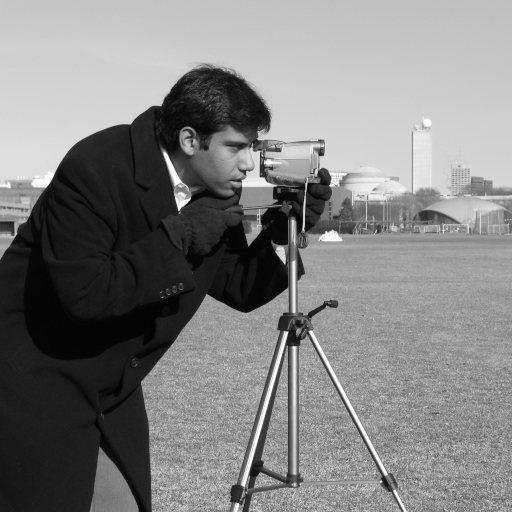
#> input picture skimage.data.camera(), 512 x 512 px
$ jupyter execute --allow-errors 0_color_and_exposure.ipynb   (shell and % lines are left out)   (Python 2 division)   (older library calls are emulated)
#> lines starting #> are read from the running program, lines starting #| are printed output that depends on the picture
# Color and exposure

As discussed earlier, images are just numpy arrays. The numbers in those arrays correspond to the intensity of each pixel (or, in the case of a color image, the intensity of a specific color). To manipulate these, `scikit-image` provides the `color` and `exposure` modules.

## Aside: Plotting images

Before we get started, a quick note about plotting images---specifically, plotting gray-scale images with Matplotlib. First, let's grab an example image from `scikit-image`.

[cell 1]
from skimage import data

image = data.camera()
#> image is the input picture: shape (512, 512); min 0, max 255, mean 129.1

Also, we'll want to make sure we have numpy and matplotlib imported.

[cell 2]
import matplotlib.pyplot as plt
import numpy as np

If we plot a gray-scale image using the default colormap, "jet", and a gray-scale color
map, "gray", you can easily see the difference:

[cell 3]
fig, (ax_jet, ax_gray) = plt.subplots(ncols=2)
ax_jet.imshow(image, cmap='jet')
ax_gray.imshow(image, cmap='gray');

We can get a better idea of the ill effects by zooming into the man's face.

[cell 4]
face = image[80:160, 200:280]
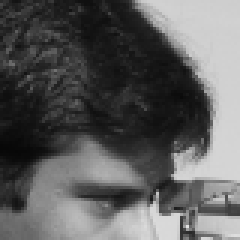
#> face: shape (80, 80) (shown 3 times larger); min 7, max 225, mean 92.9
fig, (ax_jet, ax_gray) = plt.subplots(ncols=2)
ax_jet.imshow(face, cmap='jet')
ax_gray.imshow(face, cmap='gray');

Notice how the face looks distorted and splotchy with the "jet" colormap. Also, this colormap distorts the concepts of light and dark, and there are artificial boundaries created by the different color hues. Is that a beauty mark on the man's upper lip? No, it's just an artifact of this ridiculous colormap.

Here's another example:

[cell 5]
X, Y = np.ogrid[-5:5:0.1, -5:5:0.1]
R = np.sqrt(X**2 + Y**2)

fig, (ax_jet, ax_gray) = plt.subplots(1, 2)
ax_jet.imshow(R, cmap='jet')
ax_gray.imshow(R, cmap='gray');

Woah!  See all those non-existing contours?

Setting the default colormap to 'gray' is recommended:

[cell 6]
plt.rcParams['image.cmap'] = 'gray'

Don't worry: Color images are unaffected by this change.

In addition, we'll set the interpolation to 'nearest neighborhood' so that it's easier to distinguish individual pixels in your image (the default is 'bicubic'--see the exploration below).

[cell 7]
plt.rcParams['image.interpolation'] = 'nearest'

You can also set both of these explicitly in the ``imshow`` command:

[cell 8]
plt.imshow(R, cmap='gray', interpolation='nearest')
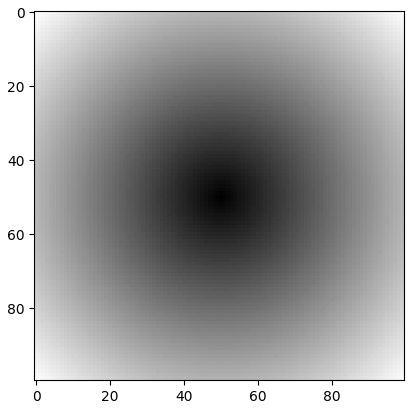
#> figure drawn by matplotlib, 1 panel
#> the sliders are set to image = <module 'IPython.html.widgets., cmap = Accent, interpolation = nearest

## Interactive demo: interpolation and color maps

[cell 9]
from IPython.html.widgets import interact, fixed
from matplotlib import cm as colormaps

#> (the rest of this cell did not finish here and is left out)

### Color images have a 3rd dimension

Color images are arrays with pixel rows and columns as the first two dimensions (just like a gray-scale image), plus a 3rd dimension that describes the RGB color channels:

[cell 10]
color_image = data.chelsea()
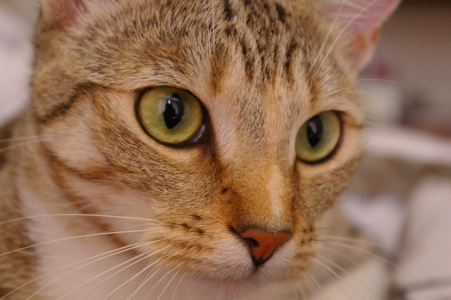
#> input picture skimage.data.chelsea(), 451 x 300 px
#> color_image is the input picture: shape (300, 451, 3); mean R, G, B 147.7, 111.4, 86.8
plt.imshow(color_image);

[cell 11]
color_image.shape
#> Out = (300, 451, 3)

Here we have an image with a height of 300 px, a width of 451 px, and 3 color channels, which are the red, green, and blue channels, in that order.

## Basic array manipulation

Since images are just arrays, we can manipulate them as we would any other array.

### Slicing and indexing

Let's say we want to plot just the red channel of the color image above. We know that the red channel is the first channel of the 3rd image-dimension. Since Python is zero-indexed, we can write the following:

[cell 12]
red_channel = color_image[:, :, 0]
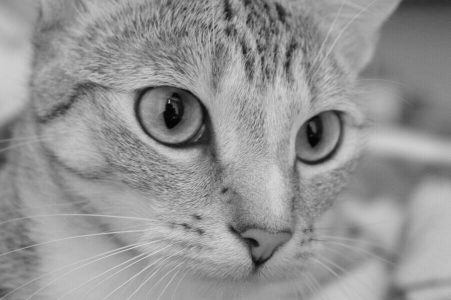
#> red_channel: shape (300, 451); min 2, max 215, mean 147.7

But if we plot this image...

[cell 13]
plt.imshow(red_channel);

Obviously that's not red at all. The reason is that there's nothing to tell us that this array is supposed to be red: It's just a 2D array with a height, width, and intensity value---and no color information.

The green channel is usually closest to the grey-scale version of the image.  Note that converting to grayscale cannot simply done by taking the mean of the three channels, since the eye is more sensitive to green than to red than to blue.  For that purpose, use ``skimage.color.rgb2gray``.

[cell 14]
red_channel.shape
#> Out = (300, 451)

The shape of this array is the same as it would be for any gray-scale image.

---

## <span class="exercize">Exercise: three colours</span>

Consider the following image (``images/balloon.jpg``):

Split this image up into its three components, red, green and blue, and display each separately.

HINT: To display multiple images, we provide you with a small utility library called ``skdemo``:

```python
import skdemo
skdemo.imshow_all()
```

Or, simply use ``matplotlib.subplots``:

```python
plt, axes = plt.subplots(1, 4)
axes[0].imshow(...)
axes[1].imshow(...)
etc.
```

[cell 15]
from skimage import io
color_image = io.imread('../images/balloon.jpg')
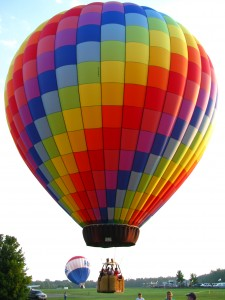
#> input picture CG/scikit-image/skimage-tutorials-master/skimage-tutorials-master/images/balloon.jpg, 225 x 300 px
#> color_image is the input picture: shape (300, 225, 3); mean R, G, B 170.1, 140.5, 129.3

[cell 16]
import skdemo
#skdemo.  # <TAB>

[cell 17]
# This code is just a template to get you started.
red_image = np.zeros_like(color_image)
green_image = np.zeros_like(color_image)
blue_image = np.zeros_like(color_image)

skdemo.imshow_all(color_image, red_image, green_image, blue_image)
#> (this line was passed over: skdemo is not available in this run)

---

#### Combining color-slices with row/column-slices

In the examples above, we just manipulate the last axis of the array (i.e. the color channel). As with any NumPy array, however, slicing can be applied to each axis:

[cell 18]
color_patches = color_image.copy()
# Remove green (1) & blue (2) from top-left corner.
color_patches[:100, :100, 1:] = 0
# Remove red (0) & blue (2) from bottom-right corner.
color_patches[-100:, -100:, (0, 2)] = 0
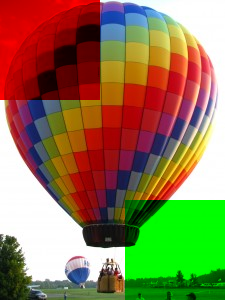
#> color_patches: shape (300, 225, 3); mean R, G, B 140.1, 121.8, 79.7
plt.imshow(color_patches);

## Histograms

Histograms are a quick way to get a feel for the global statistics of the image intensity. For example, they can tell you where to set a threshold or how to adjust the contrast of an image.

You might be inclined to plot a histogram using matplotlib's `hist` function:

#> (a cell that did not finish here is left out)

That didn't work as expected. How would you fix the call above to make it work correctly?

---

## <span class="exercize">Counting pixels</span>

Create a function to **plot a histogram for each color channel** in a single plot.

Bonus: Instead of using `plt.hist`, use `plt.plot` or `plt.fill_between` in combination with `histogram` from `skimage.exposure`.

[cell 20]
# Your code here

---

### Histograms of images

For this section, we're going to use a custom plotting function that adds a few tweaks to pretty-it-up:
* Plot the image next to the histogram
* Plot each RGB channel separately
* Automatically flatten channels
* Select reasonable bins based on the image's `dtype`

#> (a cell that did not finish here is left out)

Using this function, let's look at the histogram of a grayscale image:

[cell 22]
image = data.camera()
skdemo.imshow_with_histogram(image);
#> (this line was passed over: skdemo is not available in this run)

An image histogram shows the number of pixels at each intensity value (or range of intensity values, if values are binned). Low-intensity values are closer to black, and high-intensity values are closer to white.

Notice that there's a large peak at an intensity of about 10: This peak corresponds with the man's nearly black coat. The peak around the middle of the histogram is due to the predominantly gray tone of the image.

Now let's look at our color image:

[cell 23]
cat = data.chelsea()
skdemo.imshow_with_histogram(cat);
#> (this line was passed over: skdemo is not available in this run)

As you can see, the intensity for each RGB channel is plotted separately. Unlike the previous histogram, these histograms almost look like Gaussian distributions that are shifted. This reflects the fact that intensity changes are relatively gradual in this picture: There aren't very many uniform instensity regions in this image.

An image with well-defined color regions gives a very different histogram:

#> (a cell that did not finish here is left out)

In this image, there are large patches of relatively uniform color, and these patches are often separated by sharp transitions. This results in multi-modal distributions and sharp transition regions.

Note: These RGB histograms are pretty, but not that useful, since a high red value is very different if combined with low green and blue values (the result will tend toward red) vs high green and blue values (the result will tend toward white).

### Histograms and contrast

Enhancing the contrast of an image allow us to more easily identify features in an image, both by eye and by detection algorithms.

Let's take another look at the gray-scale image from earlier:

[cell 25]
image = data.camera()
skdemo.imshow_with_histogram(image);
#> (this line was passed over: skdemo is not available in this run)

Notice the intensity values at the bottom. Since the image has a `dtype` of `uint8`, the values go from 0 to 255. Though you can see some pixels tail off toward 255, you can clearly see in the histogram, and in the image, that we're not using the high-intensity limits very well.

Based on the histogram values, you might want to take all the pixels values that are more than about 180 in the image, and make them pure white (i.e. an intensity of 255). While we're at it, values less than about 10 can be set to pure black (i.e. 0). We can do this easily using `rescale_intensity`, from the `exposure` subpackage.

[cell 26]
from skimage import exposure
high_contrast = exposure.rescale_intensity(image, in_range=(10, 180))
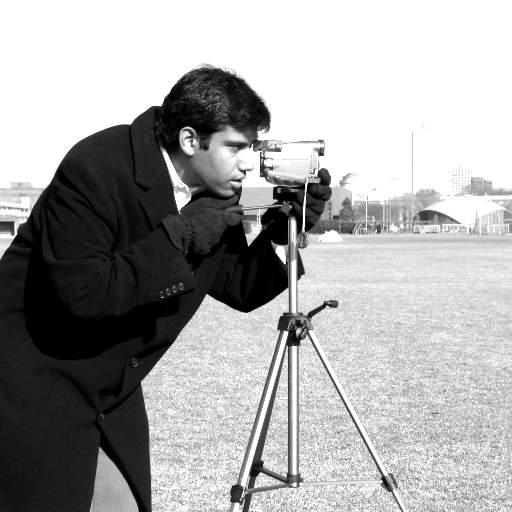
#> high_contrast: shape (512, 512); min 0, max 255, mean 166.6

[cell 27]
skdemo.imshow_with_histogram(high_contrast);
#> (this line was passed over: skdemo is not available in this run)

The contrast is visibly higher in the image, and the histogram is noticeably stretched. The sharp peak on the right is due to all the pixels greater than 180 (in the original image) that were piled into a single bin (i.e. 255).

#> (a cell that did not finish here is left out)

Parameters for `rescale_intensity`:
* `in_range`: The min and max intensity values desired in the input image. Values below/above these limits will be clipped.
* `out_range`: The min and max intensity values of the output image. Pixels matching the limits from `in_range` will be rescaled to these limits. Everything in between gets linearly interpolated.

### Histogram equalization

In the previous example, the grayscale values (10, 180) were set to (0, 255), and everything in between was linearly interpolated. There are other strategies for contrast enhancement that try to be a bit more intelligent---notably histogram equalization.

Let's first look at the cumulative distribution function (CDF) of the image intensities.

#> (a cell that did not finish here is left out)

For each intensity value, the CDF gives the fraction of pixels *below* that intensity value.

One measure of contrast is how evenly distributed intensity values are: The dark coat might contrast sharply with the background, but the tight distribution of pixels in the dark coat mean that details in the coat are hidden.

To enhance contrast, we could *spread out intensities* that are tightly distributed and *combine intensities* which are used by only a few pixels.

This redistribution is exactly what histogram equalization does. And the CDF is important because a perfectly uniform distribution gives a CDF that's a straight line. We can use `equalize_hist` from the `exposure` package to produce an equalized image:

[cell 30]
equalized = exposure.equalize_hist(image)

#> (a cell that did not finish here is left out)

The tightly distributed dark-pixels in the coat have been spread out, which reveals many details in the coat that were missed earlier. As promised, this more even distribution produces a CDF that approximates a straight line.

Notice that the image intensities switch from 0--255 to 0.0--1.0:

[cell 32]
equalized.dtype

Functions in `scikit-image` allow any data-type as an input, but the output data-type may change depending on the algorithm. While `uint8` is really efficient in terms of storage, we'll see in the next section that computations using `uint8` images can be problematic in certain cases.

If you need a specific data-type, check out the image conversion functions in scikit image:

[cell 33]
import skimage

#skimage.img_as  # <TAB>

### Contrasted-limited, adaptive histogram equalization

Unfortunately, histogram equalization tends to give an image whose contrast is artificially high. In addition, better enhancement can be achieved locally by looking at smaller patches of an image, rather than the whole image. In the image above, the contrast in the coat is much improved, but the contrast in the grass is somewhat reduced.

Contrast-limited adaptive histogram equalization (CLAHE) addresses these issues. The implementation details aren't too important, but seeing the result is helpful:

[cell 34]
equalized = exposure.equalize_adapthist(image)
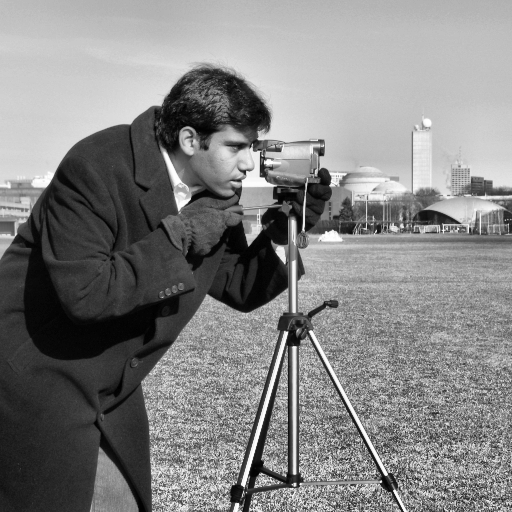
#> equalized: shape (512, 512) float64; min 0, max 1, mean 0.515

#> (a cell that did not finish here is left out)

Compared to plain-old histogram equalization, the high contrast in the coat is maintained, but the contrast in the grass is also improved.
Furthermore, the contrast doesn't look overly-enhanced, as it did with the standard histogram equalization.

Again, notice that the output data-type is different than our input. This time, we have a `uint16` image, which is another common format for images:

[cell 36]
equalized.dtype

There's a bit more tweaking involved in using `equalize_adapthist` than in `equalize_hist`: Input parameters are used to control the patch-size and contrast enhancement. You can learn more by checking out the docstring:

#> (a cell that did not finish here is left out)

### Histograms and thresholding

One of the most common uses for image histograms is thresholding. Let's return to the original image and its histogram

[cell 38]
skdemo.imshow_with_histogram(image);
#> (this line was passed over: skdemo is not available in this run)

Here the man and the tripod are fairly close to black, and the rest of the scene is mostly gray. But if you wanted to separate the two, how do you decide on a threshold value just based on the image? Looking at the histogram, it's pretty clear that a value of about 50 will separate the two large portions of this image.

[cell 39]
threshold = 50

#> (a cell that did not finish here is left out)

Note that the histogram plotted here is for the image *before* thresholding.

This does a pretty good job of separating the man (and tripod) from most of the background. Thresholding is the simplest method of image segmentation; i.e. dividing an image into "meaningful" regions. More on that later.

As you might expect, you don't have to look at a histogram to decide what a good threshold value is: There are (many) algorithms that can do it for you. For historical reasons, `scikit-image` puts these functions in the `filter` module.

One of the most popular thresholding methods is Otsu's method, which gives a slightly different threshold than the one we defined above:

[cell 41]
# Rename module so we don't shadow the builtin function
import skimage.filter as filters
threshold = filters.threshold_otsu(image)
#> threshold = 102
print threshold
#| 102

[cell 42]
plt.imshow(image > threshold);
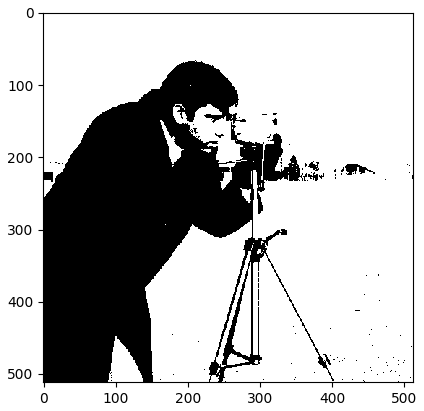
#> figure drawn by matplotlib, 1 panel

Note that the features of the man's face are slightly better resolved in this case.

You can find a few other thresholding methods in the `filter` module:

[cell 43]
import skimage.filter as filters
#> (the rest of this cell did not finish here and is left out)

## Color spaces

While RGB is fairly easy to understand, using it to detect a specific color (other than red, green, or blue) can be a pain. Other color spaces often devote a single component to the image intensity (a.k.a. luminance, lightness, or value) and two components to represent the color (e.g. hue and saturation in [HSL and HSV](http://en.wikipedia.org/wiki/HSL_and_HSV)).

You can easily convert to a different color representation, or "color space", using functions in the `color` module.

[cell 44]
from skimage import color
#color.rgb2  # <TAB>

Here, we'll look at the LAB (a.k.a. CIELAB) color space (`L` = luminance, `a` and `b` define a 2D description of the actual color or "hue"):

[cell 45]
from skimage import color

lab_image = color.rgb2lab(color_image)
#> lab_image: shape (300, 225, 3) float64; mean of channels 0, 1, 2 61.8, 11.9, 12.6
lab_image.shape
#> Out = (300, 225, 3)

Converting to LAB didn't change the shape of the image at all. Let's try to plot it:

[cell 46]
plt.imshow(lab_image);
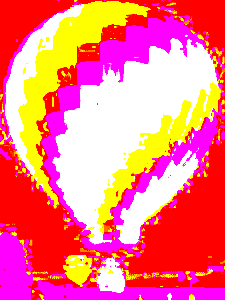
#> shown: shape (300, 225, 3) float64; mean R, G, B 1, 0.465, 0.507

Matplotlib expected an RGB array, and apparently, LAB arrays don't look anything like RGB arrays.

That said, there is some resemblance to the original.

[cell 47]
skdemo.imshow_all(lab_image[..., 0], lab_image[..., 1], lab_image[..., 2])
#> (this line was passed over: skdemo is not available in this run)
